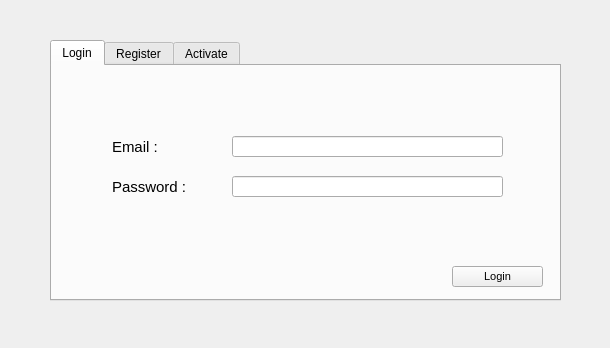
<?xml version="1.0" encoding="UTF-8"?>
<ui version="4.0">
 <class>MainWindow</class>
 <widget class="QMainWindow" name="MainWindow">
  <property name="geometry">
   <rect>
    <x>0</x>
    <y>0</y>
    <width>610</width>
    <height>348</height>
   </rect>
  </property>
  <property name="windowTitle">
   <string>A@H</string>
  </property>
  <widget class="QWidget" name="centralWidget">
   <widget class="QTabWidget" name="tab">
    <property name="geometry">
     <rect>
      <x>50</x>
      <y>40</y>
      <width>511</width>
      <height>261</height>
     </rect>
    </property>
    <property name="currentIndex">
     <number>0</number>
    </property>
    <widget class="QWidget" name="Login">
     <attribute name="title">
      <string>Login</string>
     </attribute>
     <widget class="QLineEdit" name="loginEmail">
      <property name="geometry">
       <rect>
        <x>180</x>
        <y>70</y>
        <width>271</width>
        <height>21</height>
       </rect>
      </property>
      <property name="font">
       <font>
        <pointsize>10</pointsize>
       </font>
      </property>
      <property name="text">
       <string/>
      </property>
     </widget>
     <widget class="QLineEdit" name="loginPass">
      <property name="geometry">
       <rect>
        <x>180</x>
        <y>110</y>
        <width>271</width>
        <height>21</height>
       </rect>
      </property>
      <property name="font">
       <font>
        <pointsize>10</pointsize>
       </font>
      </property>
      <property name="text">
       <string/>
      </property>
      <property name="echoMode">
       <enum>QLineEdit::Password</enum>
      </property>
     </widget>
     <widget class="QLabel" name="emailLogin">
      <property name="geometry">
       <rect>
        <x>60</x>
        <y>70</y>
        <width>121</width>
        <height>21</height>
       </rect>
      </property>
      <property name="font">
       <font>
        <pointsize>11</pointsize>
       </font>
      </property>
      <property name="text">
       <string>Email :</string>
      </property>
     </widget>
     <widget class="QLabel" name="passLogin">
      <property name="geometry">
       <rect>
        <x>60</x>
        <y>110</y>
        <width>121</width>
        <height>21</height>
       </rect>
      </property>
      <property name="font">
       <font>
        <pointsize>11</pointsize>
       </font>
      </property>
      <property name="text">
       <string>Password :</string>
      </property>
      <property name="textFormat">
       <enum>Qt::PlainText</enum>
      </property>
     </widget>
     <widget class="QPushButton" name="loginButton">
      <property name="geometry">
       <rect>
        <x>400</x>
        <y>200</y>
        <width>91</width>
        <height>21</height>
       </rect>
      </property>
      <property name="font">
       <font>
        <pointsize>8</pointsize>
       </font>
      </property>
      <property name="text">
       <string>Login</string>
      </property>
     </widget>
     <widget class="QLabel" name="statusLogin">
      <property name="geometry">
       <rect>
        <x>60</x>
        <y>160</y>
        <width>141</width>
        <height>21</height>
       </rect>
      </property>
      <property name="text">
       <string/>
      </property>
     </widget>
    </widget>
    <widget class="QWidget" name="Register">
     <attribute name="title">
      <string>Register</string>
     </attribute>
     <widget class="QLineEdit" name="registerPass">
      <property name="geometry">
       <rect>
        <x>180</x>
        <y>110</y>
        <width>271</width>
        <height>21</height>
       </rect>
      </property>
      <property name="font">
       <font>
        <pointsize>10</pointsize>
       </font>
      </property>
      <property name="echoMode">
       <enum>QLineEdit::Password</enum>
      </property>
     </widget>
     <widget class="QLineEdit" name="registerEmail">
      <property name="geometry">
       <rect>
        <x>180</x>
        <y>70</y>
        <width>271</width>
        <height>21</height>
       </rect>
      </property>
      <property name="font">
       <font>
        <pointsize>10</pointsize>
       </font>
      </property>
     </widget>
     <widget class="QLineEdit" name="registerPass2">
      <property name="geometry">
       <rect>
        <x>180</x>
        <y>140</y>
        <width>271</width>
        <height>21</height>
       </rect>
      </property>
      <property name="font">
       <font>
        <pointsize>10</pointsize>
       </font>
      </property>
      <property name="echoMode">
       <enum>QLineEdit::Password</enum>
      </property>
     </widget>
     <widget class="QPushButton" name="registerButton">
      <property name="geometry">
       <rect>
        <x>400</x>
        <y>200</y>
        <width>91</width>
        <height>21</height>
       </rect>
      </property>
      <property name="text">
       <string>Register</string>
      </property>
     </widget>
     <widget class="QLabel" name="emailRegister">
      <property name="geometry">
       <rect>
        <x>60</x>
        <y>70</y>
        <width>121</width>
        <height>21</height>
       </rect>
      </property>
      <property name="font">
       <font>
        <pointsize>11</pointsize>
       </font>
      </property>
      <property name="text">
       <string>Email :</string>
      </property>
     </widget>
     <widget class="QLabel" name="passRegister">
      <property name="geometry">
       <rect>
        <x>60</x>
        <y>110</y>
        <width>121</width>
        <height>21</height>
       </rect>
      </property>
      <property name="font">
       <font>
        <pointsize>11</pointsize>
       </font>
      </property>
      <property name="text">
       <string>Password :</string>
      </property>
      <property name="textFormat">
       <enum>Qt::PlainText</enum>
      </property>
     </widget>
     <widget class="QLabel" name="passRegister2">
      <property name="geometry">
       <rect>
        <x>60</x>
        <y>140</y>
        <width>121</width>
        <height>21</height>
       </rect>
      </property>
      <property name="font">
       <font>
        <pointsize>11</pointsize>
       </font>
      </property>
      <property name="text">
       <string>Password again :</string>
      </property>
      <property name="textFormat">
       <enum>Qt::PlainText</enum>
      </property>
     </widget>
     <widget class="QLabel" name="statusRegister">
      <property name="geometry">
       <rect>
        <x>60</x>
        <y>180</y>
        <width>141</width>
        <height>21</height>
       </rect>
      </property>
      <property name="text">
       <string/>
      </property>
     </widget>
    </widget>
    <widget class="QWidget" name="Activate">
     <attribute name="title">
      <string>Activate</string>
     </attribute>
     <widget class="QLineEdit" name="activateEmail">
      <property name="geometry">
       <rect>
        <x>180</x>
        <y>70</y>
        <width>271</width>
        <height>21</height>
       </rect>
      </property>
      <property name="font">
       <font>
        <pointsize>10</pointsize>
       </font>
      </property>
      <property name="text">
       <string/>
      </property>
     </widget>
     <widget class="QLabel" name="emailActivate">
      <property name="geometry">
       <rect>
        <x>60</x>
        <y>70</y>
        <width>121</width>
        <height>21</height>
       </rect>
      </property>
      <property name="font">
       <font>
        <pointsize>11</pointsize>
       </font>
      </property>
      <property name="text">
       <string>Email :</string>
      </property>
     </widget>
     <widget class="QPushButton" name="activateButton">
      <property name="geometry">
       <rect>
        <x>400</x>
        <y>200</y>
        <width>91</width>
        <height>21</height>
       </rect>
      </property>
      <property name="text">
       <string>Activate</string>
      </property>
     </widget>
     <widget class="QLineEdit" name="activateCode">
      <property name="geometry">
       <rect>
        <x>180</x>
        <y>110</y>
        <width>271</width>
        <height>21</height>
       </rect>
      </property>
      <property name="font">
       <font>
        <pointsize>10</pointsize>
       </font>
      </property>
      <property name="text">
       <string/>
      </property>
     </widget>
     <widget class="QLabel" name="codeActivate">
      <property name="geometry">
       <rect>
        <x>60</x>
        <y>110</y>
        <width>121</width>
        <height>21</height>
       </rect>
      </property>
      <property name="font">
       <font>
        <pointsize>11</pointsize>
       </font>
      </property>
      <property name="text">
       <string>Code :</string>
      </property>
     </widget>
     <widget class="QLabel" name="statusActivate">
      <property name="geometry">
       <rect>
        <x>60</x>
        <y>180</y>
        <width>141</width>
        <height>21</height>
       </rect>
      </property>
      <property name="text">
       <string/>
      </property>
     </widget>
    </widget>
   </widget>
  </widget>
 </widget>
 <layoutdefault spacing="6" margin="11"/>
 <resources/>
 <connections/>
</ui>
